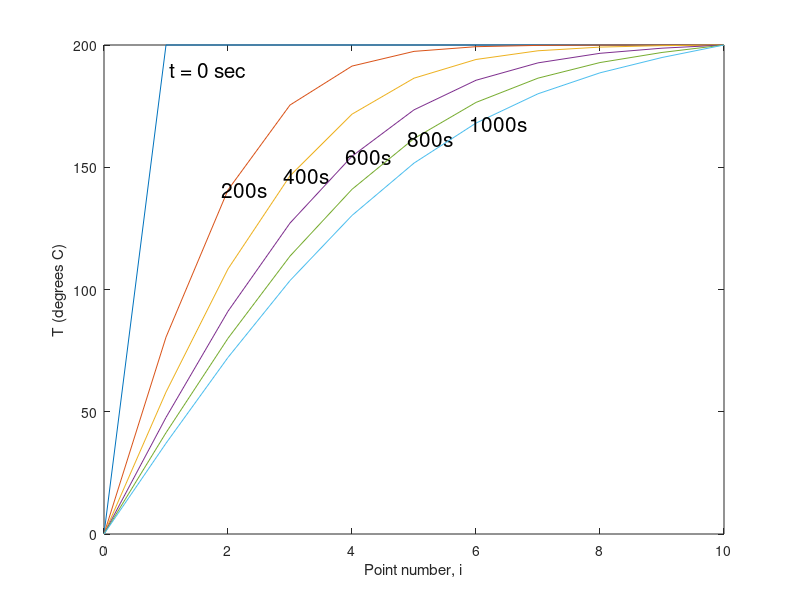

The MATLAB source for this figure:
% L10_13 same as f10_22 
% Copyright S. Nakamura, 1995
figure(1)
set(gcf,'NumberTitle','off','Name',...
        'Figure10.22; List 10.13')
clear, clf, hold off
k=80.2; ro=7870;c=447;TL=0;TR=200;
alpha = k/ro/c; Dx=.05; 
A=[-2  1  0  0  0  0  0  0  0; ...
    1 -2  1  0  0  0  0  0  0; ...
    0  1 -2  1  0  0  0  0  0; ...
    0  0  1 -2  1  0  0  0  0; ...
    0  0  0  1 -2  1  0  0  0; ...
    0  0  0  0  1 -2  1  0  0; ...
    0  0  0  0  0  1 -2  1  0; ...
    0  0  0  0  0  0  1 -2  1; ...
    0  0  0  0  0  0  0  1 -2]*alpha/Dx^2;
S=[TL; 0; 0; 0; 0; 0; 0; 0;TR]*alpha/Dx^2;
T=[40;40;40;40;40;40;40;40;40] ;
T=200*ones(size(T));    
n=0; t=0; h=20; m=0;
%
  axis([0,10,0,220])
  j=[0,1:length(T),length(T)+1];
  T_plot=[TL, T',TR];
  plot(j,T_plot) 
  hx=text( j(2)+0.05, T_plot(2)-10,['t = ',int2str(t),' sec']);
  set(hx,'FontSize',[15])
  xlabel('Point number, i')
  ylabel('T (degrees C)')
%
for k=1:5
  for m=1:10 
    n=n+1; 
    k1 = h*(A*T+S);
    k2 = h*(A*(T+k1/2) + S);
    k3 = h*(A*(T+k2/2) + S);
    k4 = h*(A*(T+k3) + S);
    T = T+(k1 + 2*k2 + 2*k3 + k4)/6;
    t=h*n;
  end
  hold on
  j=[0,1:length(T),length(T)+1];
  T_plot=[TL, T',TR];
  plot(j,T_plot) 
  hy=text( j(k+2)-0.1, T_plot(k+2),[int2str(t),'s']);
  set(hy,'FontSize',[15])
end
